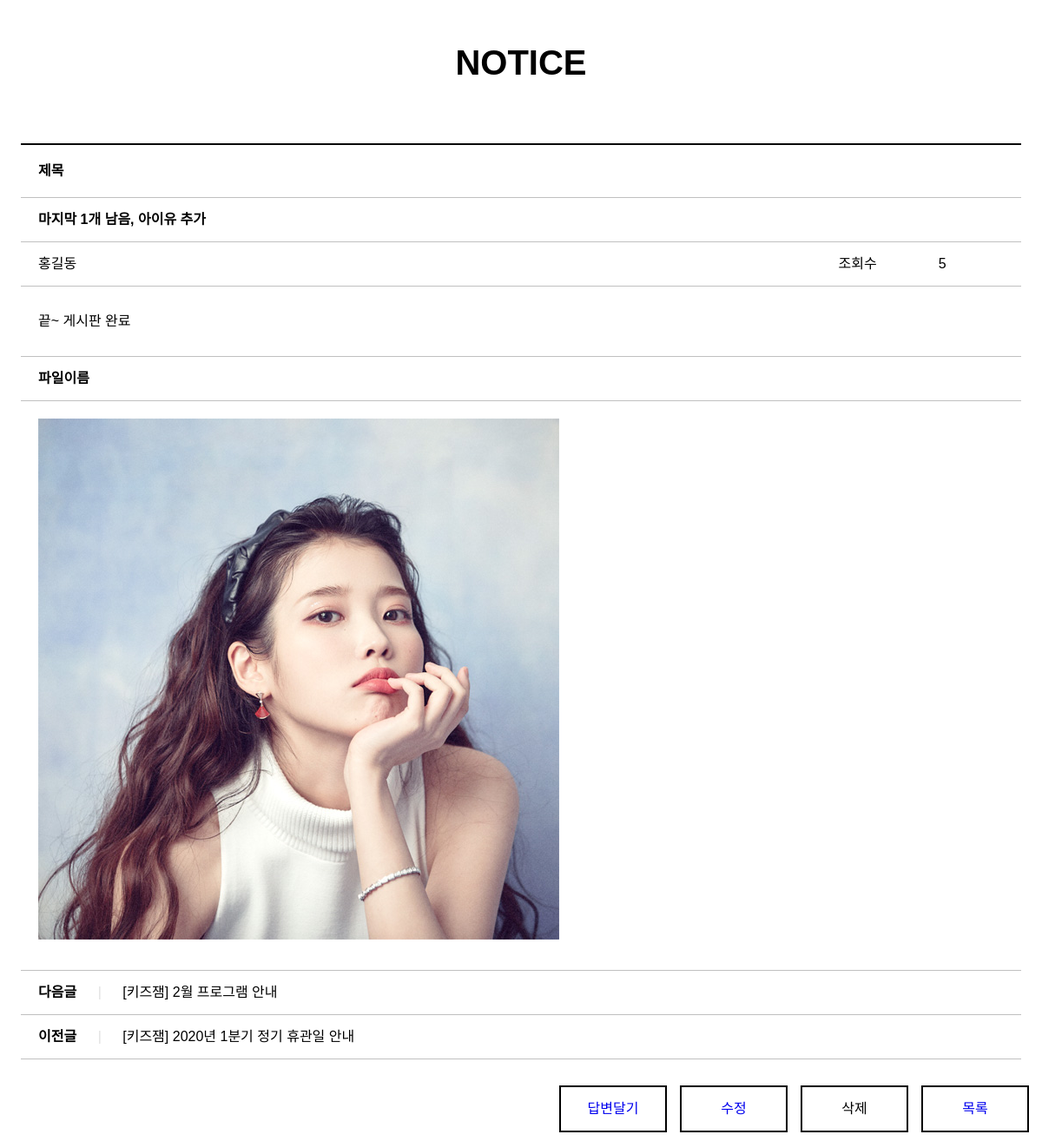
The page /board/25/bview/ on the database its author committed.
### board/models.py (models this page shows, shortened)
class Fboard(models.Model):
    b_no = models.IntegerField(default=0,primary_key=True)
    member = models.ForeignKey(Member,on_delete=models.DO_NOTHING,null=True)
    b_title = models.CharField(max_length=1000)
    b_content = models.TextField()
    b_date = models.DateTimeField(default=datetime.now(),blank=True)
    b_group = models.IntegerField(default=0)
    b_step = models.IntegerField(default=0)
    b_indent = models.IntegerField(default=0)
    b_hit = models.IntegerField(default=1)
    b_img = models.ImageField(blank=True)

### member/models.py (models this page shows)
class Member(models.Model):
    m_id = models.CharField(max_length=30,primary_key=True)
    m_pw = models.CharField(max_length=100)
    m_name = models.CharField(max_length=100)
    def __str__(self):
        return self.m_name

### board/views.py (the view)
# urls.py: path('<str:b_no>/bview/', views.bview,name='bview'),       # 뷰페이지
def bview(request,b_no):
    qs = Fboard.objects.get(b_no=b_no)
    qs.b_hit += 1
    qs.save()
    context={'board':qs}
    return render(request,'bview.html',context)

### board/templates/bview.html (shortened to what this page needs)
{% load static %}
<!DOCTYPE html>
<html>
<head>
  <link rel="stylesheet" href="https://cdnjs.cloudflare.com/ajax/libs/font-awesome/5.12.1/css/all.min.css">
  <link rel="stylesheet" href="{% static 'css/style.css' %}">
  <link rel="stylesheet" href="{% static 'css/read.css' %}">
</head>
<body>
<section>
    <h1>NOTICE</h1>
    <table>
      <colgroup>
        <col width="80%">
        <col width="10%">
        <col width="10%">
      </colgroup>
      <tr>
        <th colspan="3">제목</th>
      </tr>
      <tr>
        <td colspan="3"><strong>{{board.b_title}}</strong></td>
      </tr>
      <tr>
        <td>{{board.member}}</td>
        <td>조회수</td>
        <td>{{board.b_hit}}</td>
      </tr>
      <tr>
        <td colspan="3" class="article">{{board.b_content}}</td>
      </tr>
      <tr>
        <td colspan="3"><strong>파일이름</strong></td>
      </tr>
      {% if board.b_img  %}
        <tr>
          <td colspan="3" class="article">
            <img src="{{board.b_img.url}}">
          </td>
        </tr>
      {% endif %}
      <tr>
        <td colspan="3"><strong>다음글</strong> <span class="separator">|</span> [키즈잼] 2월 프로그램 안내</td>
      </tr>
      <tr>
        <td colspan="3"><strong>이전글</strong> <span class="separator">|</span> [키즈잼] 2020년 1분기 정기 휴관일 안내</td>
      </tr>
    </table>
    <a href="{% url 'board:blist' %}"><div class="list">목록</div></a>
    <a onclick="deleteBtn()"><div class="list">삭제</div></a>
    <a href="{% url 'board:bmodify' board.b_no %}"><div class="list">수정</div></a>
    <a href="{% url 'board:breply' board.b_no %}"><div class="list">답변달기</div></a>
  </section>
</body>
</html>

### static/css/style.css (style rules this page uses)
*, body { margin: 0; padding: 0; font-family: 'Noto Sans KR', sans-serif; font-size: 16px; }

### static/css/read.css (style rules this page uses)
section { text-align: center; }
h1 { margin-top: 50px; margin-bottom: 0; font-size: 40px; }
table { width: 96%; margin-top: 70px; margin-left: auto; margin-right: auto; line-height: 40px; }
table { border-collapse: collapse; }
th { padding: 10px 0 10px 20px; border: 1px solid silver; border-top: 2px solid black; }
td { padding: 5px 0 5px 20px; border: 1px solid silver; }
th, td { text-align: left; border-left: hidden; border-right: hidden; }
.article { padding: 20px 0 20px 20px; }
.separator { padding: 0 20px 0 20px; color: #e0e0e0; }
.list { float: right; width: 120px; height: 50px; line-height: 50px; margin: 30px 15px 10px 0; border: 2px black solid; }

### rows shown on the page
Fboard: b_title "마지막 1개 남음, 아이유 추가", member "홍길동", b_hit "5", b_content "끝~ 게시판 완료", b_img (picture)
